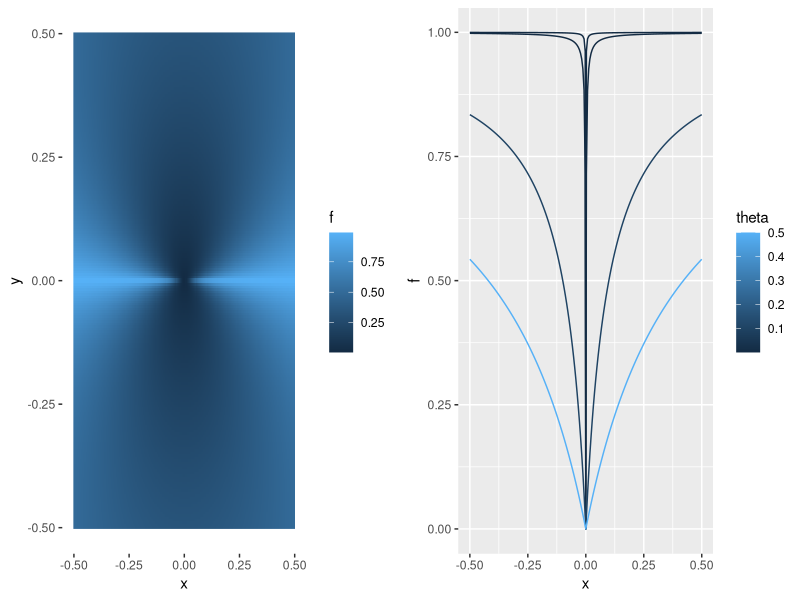

This chart was generated by the following R code:
library(tidyverse)
library(gridExtra)

git_repo_loc <- "/home/rgiordan/Documents/git_repos/BNP_sensitivity/"
paper_directory <- file.path(git_repo_loc, "writing/journal_paper")
image_path <- file.path(paper_directory, "static_images")

FunAverbukh <- function(x, y) {
    r <- sqrt(x^2 + y^2)
    theta <- atan(y / x)
    abs_sin <- abs(sin(theta))
    return((r^2 / abs_sin) * exp(-r / abs_sin))
}

FunMe <- function(x, y) {
    r <- sqrt(x^2 + y^2)
    theta <- atan(y / x)
    abs_sin <- abs(sin(theta))
    ratio <- r / abs_sin
    return(ifelse(r > 0, ratio / (1 + ratio), 0))
}

#Fun <- FunAverbukh
Fun <- FunMe

# Averbukh
if (FALSE) {
    x_range <- 0.1
    num_points <- 200
}
if (TRUE) {
    x_range <- 0.5
    num_points <- 200
}

x_grid <- seq(-x_range, x_range, length.out=num_points)

df <-
    expand_grid(x=x_grid, y=x_grid) %>%
    mutate(f=Fun(x, y))

theta_vals <- c(0.5, 0.1, 0.001, 0.0001)
df_line <- do.call(
    bind_rows,
    lapply(theta_vals, function(theta) {
        bind_rows(
            data.frame(x=x_grid, theta=theta,
                       f=Fun(x_grid, x_grid * tan(theta))),
            data.frame(x=0, theta=theta, f=0)
        )}
    ))



png(file.path(image_path, "pathological_r2_example.png"), units="in", width=6, height=3, res=300)
grid.arrange(
    ggplot(df) +
        geom_raster(aes(x=x, y=y, fill=f)) +
        theme_bw() +
        theme(
            plot.background = element_blank(),
            panel.grid.major = element_blank(),
            panel.grid.minor = element_blank(),
            panel.border = element_blank()
        )
,
    ggplot(df_line) +
        geom_line(aes(x=x, y=f, group=theta, color=theta))
, ncol=2
)
dev.off()
